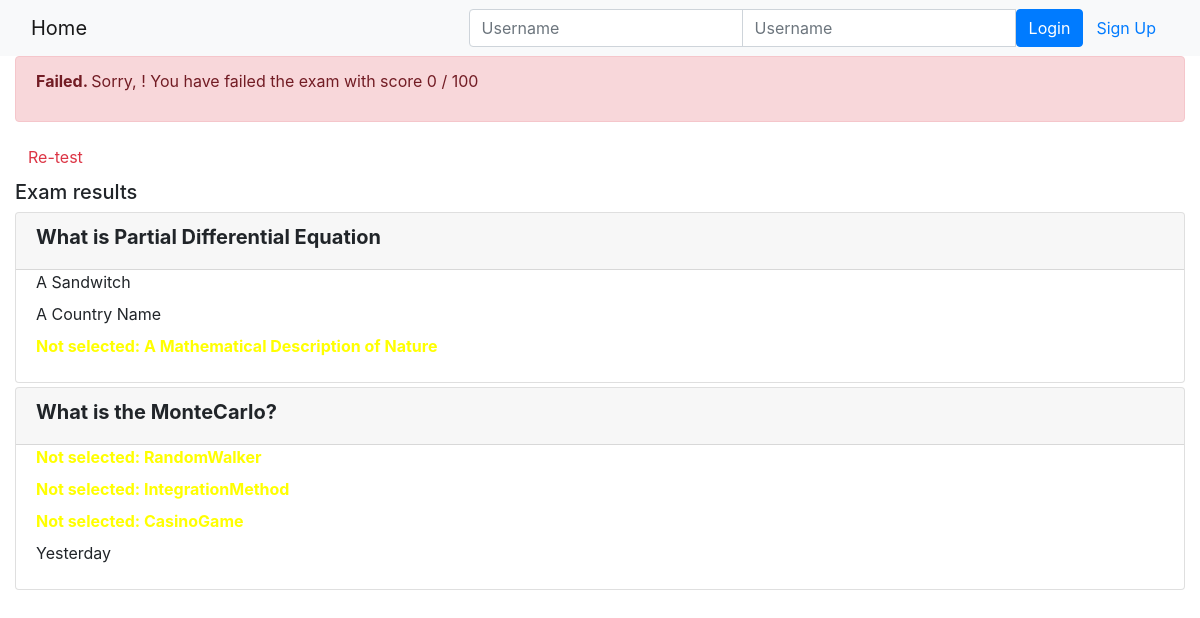
/onlinecourse/course/2/submission/2/result/, run on the app's committed database.
### onlinecourse/models.py (models this page shows, shortened)
class Question(models.Model):
    course_id = models.ForeignKey(Course,on_delete=models.CASCADE)
    question_text = models.CharField(null=False,max_length=500)
    grade = models.IntegerField()

class Choice(models.Model):
    question_id=models.ForeignKey(Question,on_delete=models.CASCADE)
    choice_text=models.CharField(null=False,max_length=100)
    is_correct=models.BooleanField()

### onlinecourse/views.py (the view)
# urls.py: path('course/<int:course_id>/submission/<int:submission_id>/result/', views.show_exam_result, name = 'show_exam_result'),
def show_exam_result(request, course_id, submission_id):
    context = {}
    course = Course.objects.get(id=course_id)
    submission = Submission.objects.get(id=submission_id)
    selected = Submission.objects.filter(id=submission_id).values_list('choices',flat=True)
    score = 0
    for i in submission.choices.all().filter(is_correct = True).values_list('question_id'):
        score += Question.objects.filter(id=i[0]).first().grade
    context['selected'] = selected
    context['grade'] = score
    context['course'] = course
    return render(request, 'onlinecourse/exam_result_bootstrap.html',context)

### onlinecourse/templates/onlinecourse/exam_result_bootstrap.html (shortened to what this page needs)
<!DOCTYPE html>
<html lang="en">
<head>
    {% load static %}
    <link rel="stylesheet" href="https://maxcdn.bootstrapcdn.com/bootstrap/4.5.2/css/bootstrap.min.css">
</head>
<body>
 <nav class="navbar navbar-light bg-light">
    <div class="container-fluid">
        <div class="navbar-header">
              <a class="navbar-brand" href="{% url 'onlinecourse:index' %}">Home</a>
        </div>
        <ul class="nav navbar-nav navbar-right">
            {% if user.is_authenticated %}
            <li>
                <a class="btn btn-link" href="#">{{ user.first_name }}({{ user.username }})</a>
                <a class="btn btn-link" href="{% url 'onlinecourse:logout' %}">Logout</a>
            </li>
            {% else %}
            <li>
                <form class="form-inline" action="{% url 'onlinecourse:login' %}" method="post">
                    <div class="input-group">
                        <input type="text" class="form-control" placeholder="Username" name="username" >
                        <input type="password" class="form-control" placeholder="Username" name="psw" >
                        <button class="btn btn-primary" type="submit">Login</button>
                        <a class="btn btn-link" href="{% url 'onlinecourse:registration' %}">Sign Up</a>
                    </div>
                </form>
            </li>
            {% endif %}
        </ul>
    </div>
</nav>
<div class="container-fluid">
    {% if grade > 80 %}
    <div class="alert alert-success">
       <p><b>Congratulations, {{user.first_name}}! </b>You have passed the exam and completed the course with score {{grade}} / 100</p>
    </div>
        {% else %}
        <div class="alert alert-danger">
            <p><b>Failed. </b>Sorry, {{user.first_name}}! You have failed the exam with score {{grade}} / 100</p>
        </div>
        <a class="btn btn-link text-danger" href="{% url 'onlinecourse:course_details' course.id %}">Re-test</a>
        {% endif %}
        <div class="card-columns-vertical mt-1">
        <h5 class="">Exam results</h5>
            {% for question in course.question_set.all %}
            <div class="card mt-1">
                <div class="card-header"><h5 style="font-weight:bold">{{ question.question_text}}</h5></div>
                <div class="form-group">
                    {% for choice in question.choice_set.all %}
                    <div class="form-check">
                        {% if choice.id in selected %}
                            {% if choice.is_correct == True %}
                                <label style="color:#2ea94a;font-weight:bold">Correct answer: {{choice.choice_text}}</label>
                            {% elif choice.is_correct == False %}
                                <label style="color:red;font-weight:bold">Incorrect answer: {{choice.choice_text}}</label>
                            {% else %}
                            {% endif %}
                        {% else %}
                            {% if choice.is_correct == True %}
                                <label style="color:yellow;font-weight:bold">Not selected: {{choice.choice_text}}</label>
                            {% else %}
                                <label>{{choice.choice_text}}</label>
                            {% endif %}
                        {% endif %}
                    </div>
                    {% endfor %}
                </div>
            </div>
           {% endfor %}
        </div>
    </div>
</body>
</html>

### data on the page
Question: question_text "What is Partial Differential Equation"
Choice: choice_text "A Sandwitch"
Choice: choice_text "A Country Name"
Choice: choice_text "A Mathematical Description of Nature"
Question: question_text "What is the MonteCarlo?"
Choice: choice_text "RandomWalker"
Choice: choice_text "IntegrationMethod"
Choice: choice_text "CasinoGame"
Choice: choice_text "Yesterday"

### other printed values
{{ grade }} "0"
